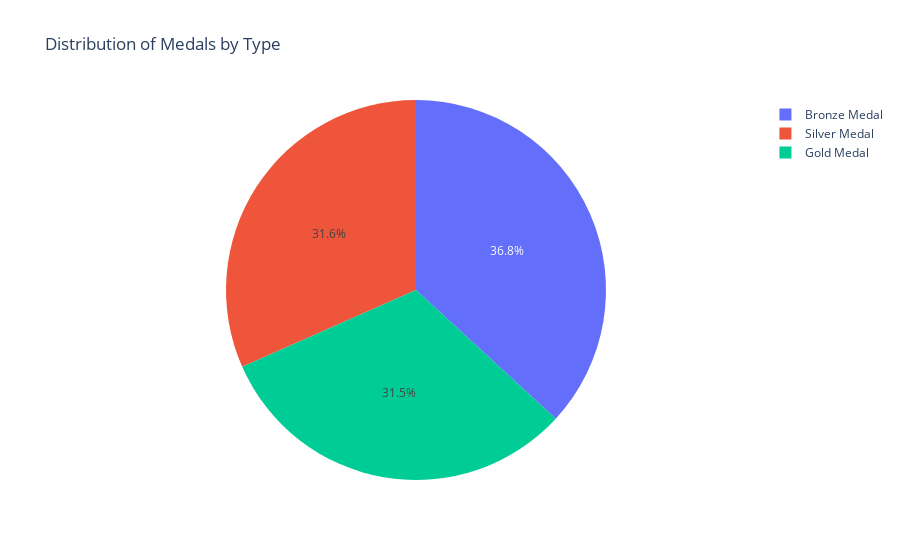

This figure's notebook cell:
### Code cell
fig = px.pie(medals, names='medal_type', title='Distribution of Medals by Type')

fig.show()

### Figure 1 — Plotly figure (JSON) as saved in the notebook; plotly's stock layout.template omitted (floating-point values rounded to 4 significant figures; data arrays with more than 128 entries replaced by an {"elided": "..."} marker saying what was removed)
{"data": [{"domain": {"x": [0, 1], "y": [0, 1]}, "hovertemplate": "medal_type=%{label}<extra></extra>", "labels": {"elided": "1034 str values"}, "legendgroup": "", "name": "", "showlegend": true, "type": "pie"}], "layout": {"autosize": true, "legend": {"tracegroupgap": 0}, "title": {"text": "Distribution of Medals by Type"}}}
